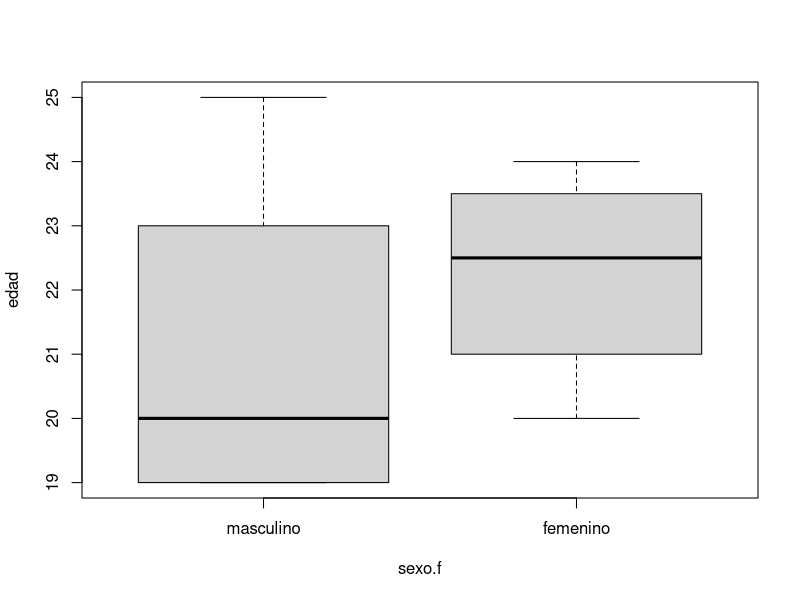

R code for this plot:
# Clase 08-03
# Factores
help("factor")
civil <- c(
    "soltero/a", "viudo/a", "casado/a", "soltero/a", "viudo/a", "divorciado/a",
    "soltero/a", "casado/a", "soltero/a", "divorciado/a"
)
civil.f <- factor(civil)
civil.f
class(civil)
class(civil.f)
attributes(civil)
attributes(civil.f)

# Ordenado
factor(civil, levels = c("soltero/a", "casado/a", "divorciado/a", "viudo/a"))
sexo.f <- factor(
    c(1, 1, 2, 1, 1, 2, 2, 1, 2, 1),
    labels = c("hombre", "mujer")
)
sexo.f
unclass(sexo.f)
unclass(civil.f)
# Acceder y modificar
civil.f[1]
civil.f[-(1:5)]
levels(sexo.f)
levels(sexo.f)[2]
levels(sexo.f) <- c("masculino", "femenino")
sexo.f
# Aplicaciones
edad <- c(23, 25, 20, 19, 20, 22, 24, 20, 23, 19)
mean(edad[sexo.f == "hombre"])
mean(edad[sexo.f == "mujer"])
    # tapply
help("tapply")
tapply(edad, sexo.f, mean)
tapply(edad, sexo.f, sd)
tapply(edad, sexo.f, summary)
tapply(edad, civil.f, summary)
    # plotting
boxplot(edad~sexo.f)
help("boxplot")

rm(list = ls())
# Segunda parte: matrices, arrays
# dim(x) <-
x <- 1:10
x
class(x)
attributes(x)
dim(x) <- c(2, 5)
attributes(x)
class(x)
# matrix
x <- 1:10
x <- matrix(1:10, nrow = 2, ncol = 5)
x <- matrix(1:10, nrow = 2, ncol = 5, byrow = TRUE)
# bind
cbind(1:3, 4:6, 7:9)
rbind(1:3, 4:6, 7:9)
x
cbind(x, c(2, 555))
rbind(x, 51:55)

A <- matrix(1:9, 3, 3)
rownames(A) <- c("fila.1", "fila.2", "fila.3")
A
